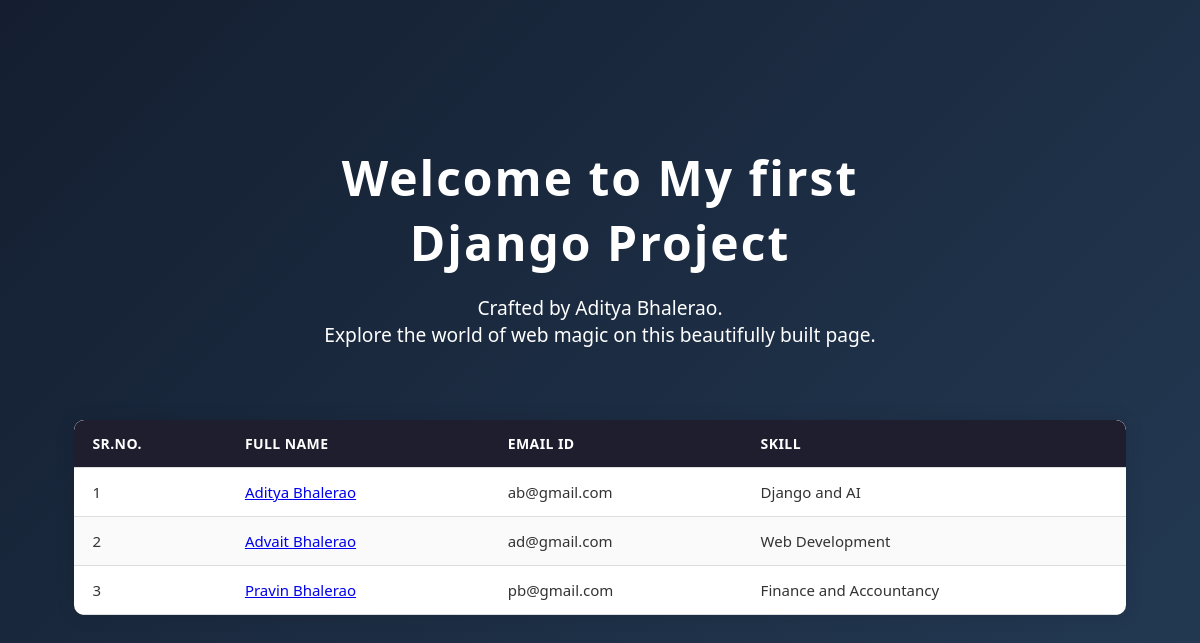
The page / on the database its author committed.
### firstapp/models.py (models this page shows, shortened)
class Form (models.Model):
    first_name = models.CharField(max_length= 25)
    last_name = models.CharField(max_length = 25)
    email = models.EmailField(("email"), max_length=254, unique=True)
    phone_number = models.CharField(max_length = 15, blank = True)
    photo = models.ImageField(upload_to='images')
    Skills = models.CharField(max_length = 100)
    created_at = models.DateTimeField(auto_now_add= True)
    updated_at = models.DateTimeField(auto_now = True)

### mysite/views.py (the view)
# urls.py: 2. Add a URL to urlpatterns:  path('', views.home, name='home')
def home(requests):
    Students = Form.objects.all()
    context = {
        'Students':Students,
    }
    return render(requests,'home.html', context)

### templates/home.html (shortened to what this page needs)
{% load static %}
<!DOCTYPE html>
<html lang="en">
<head>
  <link rel="stylesheet" href="{% static 'css/style.css'%}" />
</head>
<body>
  <div class="container">
    <header class="fade-down">Welcome to My first<br>Django Project</header>
    <p class="fade-up">Crafted by Aditya Bhalerao. <br>Explore the world of web magic on this beautifully built page.</p>
  </div>
<div class = "table">
  <table>
    <thead>
      <tr>
        <th>Sr.NO.</th>
        <th>Full Name</th>
        <th>Email ID</th>
        <th>Skill</th>
      </tr>
    </thead>
    <tbody>
      {%for std in Students%}
      <tr>
        <td> {{forloop.counter}}</td>
        <td><a href= "{%url 'student_profile' std.id%}" >{{std.first_name}} {{std.last_name}}</td>
        <td> {{std.email}}</td>
        <td> {{std.Skills}}</td>
      </tr>
      {%endfor%}
    </tbody>
  </table>
</div>
</body>
</html>

### mysite/static/css/style.css (style rules this page uses)
body { margin: 0; font-family: 'Segoe UI', Tahoma, Geneva, Verdana, sans-serif; background: linear-gradient(135deg, #141e30, #243b55); color: #fff; min-height: 100vh; display: flex; flex-direction: column; justify-content: center; align-items: center; overflow-x: hidden; text-align: center; padding: 0 1rem; }
.container { animation: fadeIn 1.5s ease-in-out; }
header { font-size: 3rem; font-weight: 700; margin-bottom: 1rem; letter-spacing: 2px; }
p { font-size: 1.2rem; max-width: 700px; margin-bottom: 2rem; }
.fade-down { animation: fadeInDown 1s ease-out; }
.fade-up { animation: fadeInUp 1s ease-out; }
.table { width: 90%; margin: 40px auto; overflow-x: auto; font-family: 'Segoe UI', Tahoma, Geneva, Verdana, sans-serif; box-shadow: 0 0 20px rgba(0,0,0,0.1); border-radius: 10px; background-color: #fff; }
table { width: 100%; border-collapse: collapse; border-radius: 10px; overflow: hidden; }
thead { background-color: #1e1e2f; color: #ffffff; text-transform: uppercase; font-size: 14px; letter-spacing: 0.03em; }
th, td { padding: 14px 18px; text-align: left; border-bottom: 1px solid #ddd; }
td { font-size: 15px; color: #333; }
tbody tr:nth-child(even) { background-color: #fafafa; }

### rows shown on the page
Form: first_name "Aditya", last_name "Bhalerao", email "ab@gmail.com", Skills "Django and AI"
Form: first_name "Advait", last_name "Bhalerao", email "ad@gmail.com", Skills "Web Development"
Form: first_name "Pravin", last_name "Bhalerao", email "pb@gmail.com", Skills "Finance and Accountancy"
